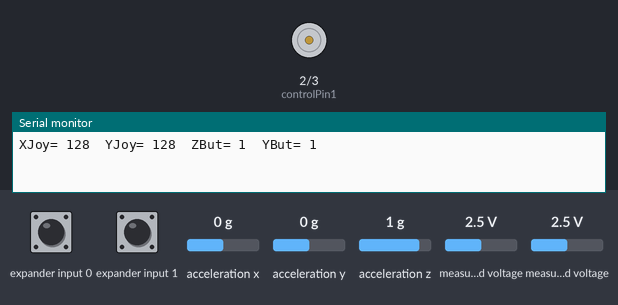
Simulated run of this sketch. Board: Arduino Uno, built with avr-gcc and run on an emulated ATmega328P. Parts: motor-driver pin pairs drawn as motors (green arrow = first pin HIGH = forward, orange = second pin HIGH = backward, longer = more drive, scaled by the enable pin), the last lines printed to the serial monitor. Wiring (inferred from the names in the program): Wii Nunchuk at I2C address 0x52. The test bench sets the inputs (shaded band); at power-on: measured voltage 2.5 V, expander input 0 HIGH, expander input 1 HIGH, acceleration x 0 g, acceleration y 0 g, acceleration z 1 g.

Above: at 1.2 s.
1.3 s: measured voltage (sensor 201) set to 2.1 V
2.8 s: measured voltage (sensor 201) set to 1.8 V
At 3.1 s:
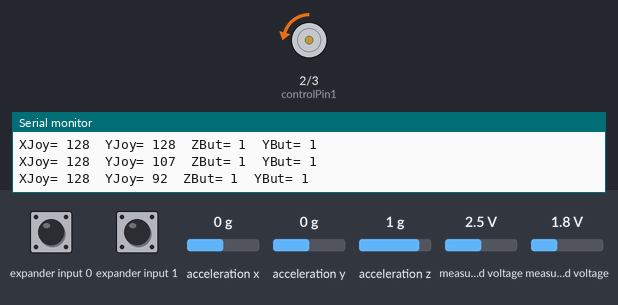
4.3 s: measured voltage (sensor 201) set to 0.1 V
At 5.4 s:
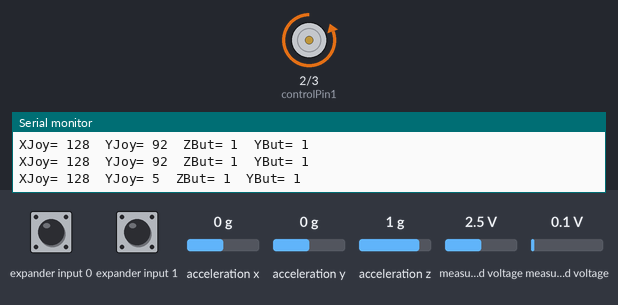
5.8 s: measured voltage (sensor 201) set to 1.2 V
At 6.5 s:
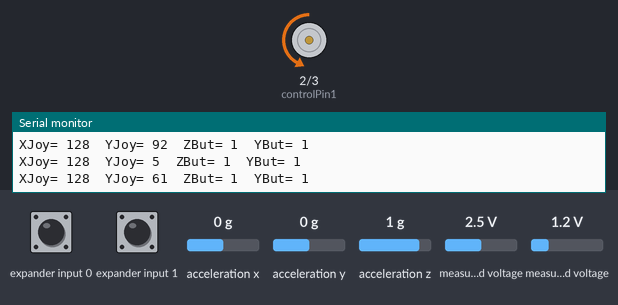
Timing chart, 0 to 8.3 s (numbered marks = the images above; inputs shaded):
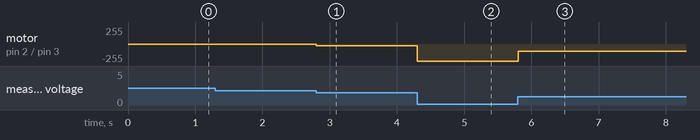

Measured:
- after the input at 2.8 s, motor on pin 2 (controlPin1) / pin 3 (controlPin2): stopped → backward 25/255 at once
- after the input at 4.3 s, motor on pin 2 (controlPin1) / pin 3 (controlPin2): backward 25/255 → backward 255/255 at once
- after the input at 5.8 s, motor on pin 2 (controlPin1) / pin 3 (controlPin2): backward 255/255 → backward 109/255 at once

The sketch:

Nunchuck_Motor_Control.ino
```cpp
//START OF NUNCHUCK PREAMBLE - For more in depth information please visit the original source of this code http://www.windmeadow.com/node/42
//-------------------------------------------------
/*
 * Wiring Details
 * white  - ground
 * red    - 3.3+v  - 5 volts seems to work
 * green  - data   - Analog 4
 * yellow - clock  - Analog 5
 */

#include <Wire.h>

uint8_t outbuf[6];		// array to store arduino output
int ledPin = 13;
int cnt = 0;                    // counter used for nunchuck comunication
const int controlPin1 = 2;
const int controlPin2 = 3;
const int enablePin = 9;
int nunchuckValues[] = {0,0,0,0,0,0,0,0,0,0}; //An array to store the nuncheck values
/*  * The index of each value within the nunchuckValues[] array  * ie. XSTICK value is stored at nunchuckValues[XSTICK] (0)  */
#define XSTICK 0      //The joystick values
#define YSTICK 1
#define XAXIS 2       //The three accelerometer values
#define YAXIS 3
#define ZAXIS 4
#define ZBUTTON 5     //Front button values  (0 when pressed)
#define CBUTTON 6
#define XAXISDELTA 7  //Change in accelerometer data from last read;
#define YAXISDELTA 8
#define ZAXISDELTA 9   //Nunchuck G calculating Constants
/*
* For scaling the raw values from the nunchuck into G values
* Zero Points        x_0 = (x_1 + x_2) / 2\,y_0 = (y_1 + y_3) / 2\,z_0 = (z_2 + z_3) / 2\,      One G points        x = \frac{x_{raw} - x_0}{x_3 - x_0}y = \frac{y_{raw} - y_0}{y_2 - y_0}z = \frac{z_{raw} - z_0}{z_1 - z_0} */
/* Not all of these are used and could be deleted (kept to make interpretting math's
* Easier 0-Zero G Value 1-Value when laying on table 2-Value when resting on nose
* 3-Value when resting on side (left side up)
*/
#define X0 500
#define X1 500
#define X2 500
#define X3 711
#define Y0 465
#define Y1 481
#define Y2 621
#define Y3 449
#define Z0 578
#define Z1 785
#define Z2 575
#define Z3 582
//END OF NUNCHUCK PREAMBLE
//------------------------------------------------------
//--------------------------------------------------------------------------

long lastPrint; //a long variable to store the time the wiimote state was last printed
#define PRINTINTERVAL 1000  //the number of milliseconds between outputting the nunchuck state over the usb port
#define DEADBAND 20         //A percentage away from center that is interpretted as still being zero

void setup() {
  Serial.begin(9600);   //Starts the serial port (used for debuging however makes servos jumpy)
  nunchuck_init();     // send the nunchuck initilization handshake
  pinMode(controlPin1, OUTPUT);
  pinMode(controlPin2, OUTPUT);
  pinMode(enablePin, OUTPUT);
  digitalWrite(enablePin, LOW);
  lastPrint = millis();
}

void loop() {
  readNunchuck();       //Reads the current state of the nunchucks buttons and accelerometers
  moveWiiJoystick();
  if((millis() - lastPrint) > PRINTINTERVAL) {  //If a second has passed since last printing nunchuck values print them
    printData();          //print nunchuck values
    Serial.println();     //add an enter
    lastPrint = millis(); //store current time as lastPrint
  }
}

void moveWiiJoystick() {
  moveDifferential(map(getNunValue(YSTICK),30,220,-100,100));
}  //Takes in a speed and a direction input (like a joystick) and translates it to speed commands

void moveDifferential(int speed1) {
  speed1 = deadBandFilter(speed1);
  setSpeedMotor(speed1);
  //setSpeedLeft(speed1 + direction1);
  //setSpeedRight(speed1 - direction1);
}

int deadBandFilter(int value) {
  if(value > -DEADBAND && value < DEADBAND) {
    value = 0;
  }
  else {
    if(value > 0) {
      value = value - DEADBAND * 100 / (100-DEADBAND);
    }
    else {
      value = value + DEADBAND * 100 / (100-DEADBAND);
    }
  }
return value;
}

void setSpeedMotor(int speedVal) {
  if (speedVal > 0) {
    digitalWrite(controlPin1, HIGH);
    digitalWrite(controlPin2, LOW);
  }

  else if (speedVal < 0) {
    digitalWrite(controlPin2, HIGH);
    digitalWrite(controlPin1, LOW);
  }

  int absSpeedVal = abs(speedVal);
  int mapSpeed = map(absSpeedVal, 0, 100, 0, 255);
  analogWrite(enablePin, mapSpeed);
}

//START OF NUNCHUCK Reading CODE
//---------------------------------------------------------------
void readNunchuck() {
  Wire.requestFrom (0x52, 6);	// request data from nunchuck
  while (Wire.available ()) {
    outbuf[cnt] = nunchuk_decode_byte (Wire.read ());	// receive byte as an integer
    digitalWrite (ledPin, HIGH);	// sets the LED on
    cnt++;
  }    // If we recieved the 6 bytes, then go print them
  if (cnt >= 5) {
    nunchuckValues[XSTICK] = outbuf[0];
    nunchuckValues[YSTICK] = outbuf[1];
    nunchuckValues[ZBUTTON] = 0;
    nunchuckValues[CBUTTON] = 0;
    // byte outbuf[5] contains bits for z and c buttons
    // it also contains the least significant bits for the accelerometer data
    // so we have to check each bit of byte outbuf[5]
    if ((outbuf[5] >> 0) & 1) { nunchuckValues[ZBUTTON] = 1; } //checking if Z button is pressed (0=pressed 1=unpressed)
    if ((outbuf[5] >> 1) & 1) { nunchuckValues[CBUTTON] = 1; } //checking if C button is pressed (0=pressed 1=unpressed)
  }
  cnt = 0;
  send_zero (); // send the request for next bytes
}

int getNunValue(int valueIndex){
  return nunchuckValues[valueIndex];
}

void nunchuck_init() {
  Wire.begin();		// join i2c bus with address 0x52
  Wire.beginTransmission(0x52);	// transmit to device 0x52
  Wire.write(0x40);		// writes memory address
  Wire.write(0x00);		// sends sent a zero.
  Wire.endTransmission();	// stop transmitting
}

void send_zero() {
  Wire.beginTransmission(0x52);	// transmit to device 0x52
  Wire.write(0x00);		// sends one byte
  Wire.endTransmission();	// stop transmitting
}

// Encode data to format that most wiimote drivers except
// only needed if you use one of the regular wiimote drivers
char nunchuk_decode_byte(char x) {
  x = (x ^ 0x17) + 0x17;
  return x;
}

//END OF NUNCHUCK CODE
//--------------------------------------------------------------

//START  OF PRINT ROUTINES (can delete if not using)
//---------------------------------------------------------------

//Prints the Nunchucks last read data (must call NUN_readNunchuck(); before calling
void printData(){
  Serial.print("XJoy= ");Serial.print (getNunValue(XSTICK), DEC); Serial.print ("\t");
  Serial.print("YJoy= ");Serial.print (getNunValue(YSTICK), DEC); Serial.print ("\t");
  Serial.print("ZBut= ");Serial.print (getNunValue(ZBUTTON), DEC);  Serial.print ("\t");
  Serial.print("YBut= ");Serial.print (getNunValue(CBUTTON), DEC);  Serial.print ("\t");
}

//END OF PRINT ROUTINES
//--------------------------------------------------------------------
```
